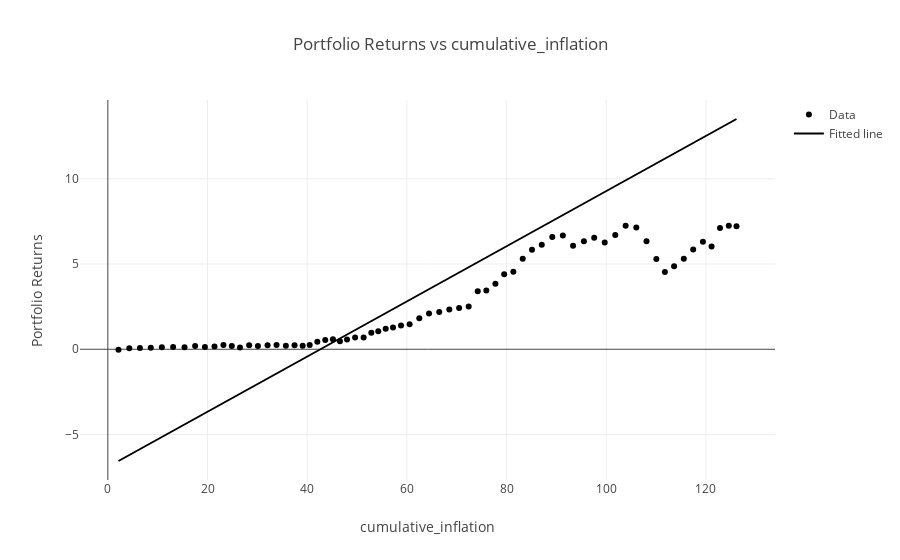
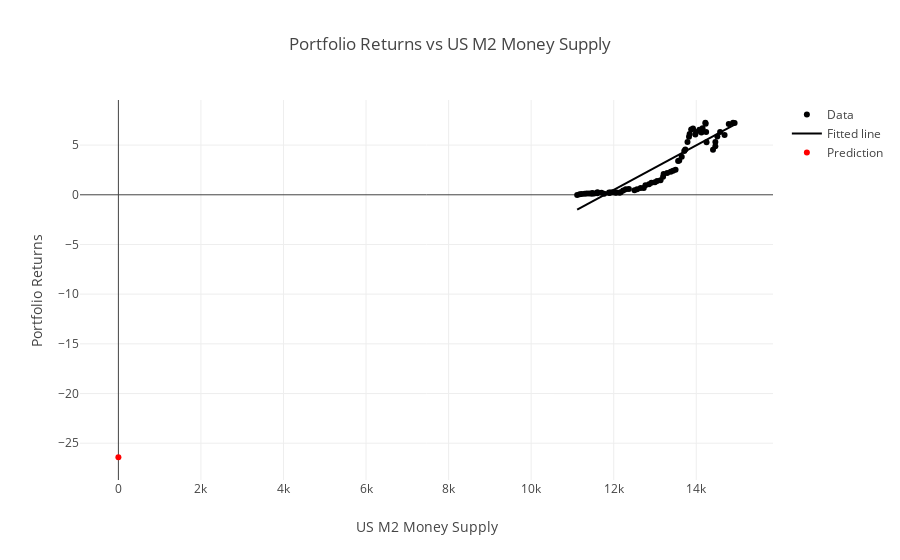

Notebook code cell kept with these figures, in order:
### Code cell
def display_regression_formula(model, factor_name, y):
    # Get the intercept and coefficient
    intercept = model.intercept_
    coef = model.coef_[0]
    
    # Format the formula string
    formula = f"{y} = {intercept:.4f} + ({coef:.4f} * {factor_name})"
    
    # Display the formula
    print(formula)
    
# plot the linear regression model
for factor, model in cumulative_models.items():
    print(display_regression_formula(model, factor, "Cumulative Returns"))
    prediction = None
    if factor in cumulative_performance_predictions:
        prediction = {factor: user_macro_input[factor], 'prediction': cumulative_performance_predictions[factor][0]}
    fig = plot.plot_linear_regression_v_single_model(model, cumulative_model_data, factor, "weighted_portfolio_cumulative_returns", prediction=prediction)
    fig.show()

    
for factor, model in rate_models.items():
    # ... (plot the regression here)
    print(display_regression_formula(model, factor, "Monthly Returns"))
    prediction = None
    if factor in rate_performance_predictions:
        prediction = {factor: user_macro_input[factor], 'prediction': rate_performance_predictions[factor][0]}
    fig = plot.plot_linear_regression_v_single_model(model, rate_model_data, factor, "weighted_portfolio_returns_monthly", prediction=prediction)
    fig.show()
